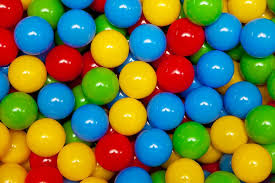
#> input picture 05-varit/pallot.jpg, 275 x 183 px, found by its file name
$ python 2_bgr_tasot.py
#> lines starting #> are read from the running program, lines starting #| are printed output that depends on the picture; after the words box and inside, x2 and y2 are one past the last pixel; in counts of white or black regions, pixels touching at a corner belong together
"""Esimerkki värien erottamisesta BGR-kuvasta tasojen (kanavien)
avulla"""

import cv2
import numpy as np

kuva = cv2.imread("05-varit/pallot.jpg")
#> kuva is the input picture: shape (183, 275, 3); mean B, G, R 70, 120.5, 109.6

# Eri värikanavat irralleen ja sitten samaan kuvaan. Jotta voidaan
# käyttää hstack-funktiota, pitää kuvatyyppi muuttaa yksikanavaisesta
# (harmaasävy) kolmikanavaiseen (värikuva).
b, g, r = cv2.split(kuva)
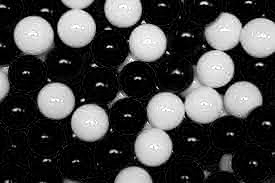
#> b: shape (183, 275); min 0, max 255, mean 70
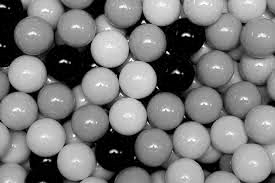
#> g: shape (183, 275); min 0, max 255, mean 120.5
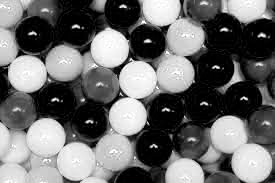
#> r: shape (183, 275); min 0, max 255, mean 109.6
kuvat = np.hstack((kuva, cv2.cvtColor(b, cv2.COLOR_GRAY2BGR)))
kuvat = np.hstack((kuvat, cv2.cvtColor(g, cv2.COLOR_GRAY2BGR)))
#> kuvat: shape (183, 825, 3)
kuvat = np.hstack((kuvat, cv2.cvtColor(r, cv2.COLOR_GRAY2BGR)))
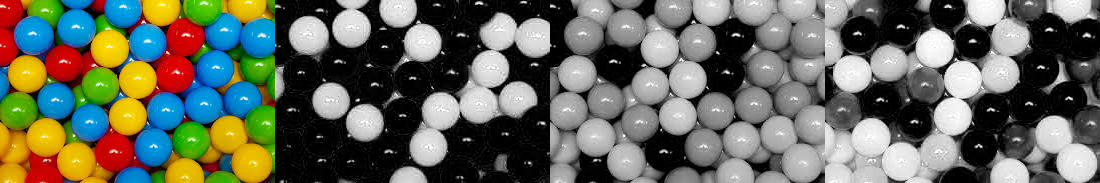
#> kuvat: shape (183, 1100, 3); mean B, G, R 92.6, 105.2, 102.5

# Käytetään threshold-funktiota binärisöintiin. Maskataan
# kuvaa saadulla sinisellä maskilla.
_, bmv = cv2.threshold(b, 100, 255, cv2.THRESH_BINARY)
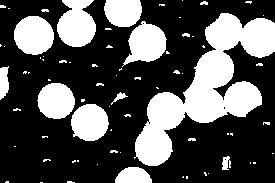
#> bmv: shape (183, 275); 32.1% white; 72 white regions (57 under 20 px), largest, box (x1, y1, x2, y2) and area: (134, 13, 275, 166) 7963, (57, 0, 96, 47) 1367, (14, 16, 54, 55) 1225
b_maskattu = cv2.bitwise_and(kuva, kuva, mask=bmv)
kuva_bmv = np.hstack((cv2.cvtColor(bmv, cv2.COLOR_GRAY2BGR), b_maskattu))

# Luodaan uusi kuva ja hyödynnetään loogisia operaatioita maskin
# luomisessa. Maskataan.
bmv2 = np.zeros_like(b)
bmv2[b > 100] = 255
bmv2[g > 200] = 0
bmv2[r > 150] = 0
b2_maskattu = cv2.bitwise_and(kuva, kuva, mask=bmv2)
kuva_bmv2 = np.hstack((cv2.cvtColor(bmv2, cv2.COLOR_GRAY2BGR), b2_maskattu))
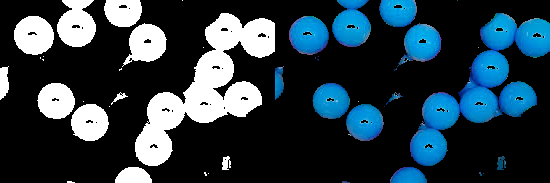
#> kuva_bmv2: shape (183, 550, 3); mean B, G, R 69.5, 58.9, 40.5
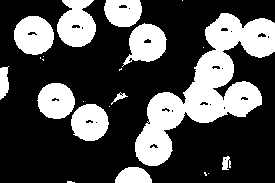
#> bmv2: shape (183, 275); 30.6% white; 22 white regions (11 under 20 px), largest, box (x1, y1, x2, y2) and area: (135, 13, 275, 166) 7810, (57, 0, 96, 47) 1344, (14, 16, 54, 55) 1206

# # Talletetaan ja näytetään kuvat
# cv2.imwrite("kuvituskuvat/pallot_bgr.jpg", kuvat)
# cv2.imwrite("kuvituskuvat/pallot_b_kynnys.jpg", kuva_bmv)
# cv2.imwrite("kuvituskuvat/pallot_b2_kynnys.jpg", kuva_bmv2)

cv2.imshow("kuvat", kuvat)
cv2.imshow("kynnystetty sininen", kuva_bmv)
cv2.imshow("oma kynnys sininen", kuva_bmv2)
cv2.waitKey(0)
